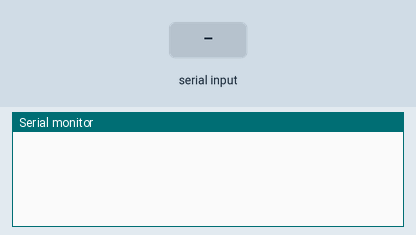
This sketch was run on a simulated Arduino Zero (SAMD21). Shown: the last lines printed to the serial monitor. The test bench sets the inputs (shaded band).

Above: at 1.2 s.
1.3 s: "W#\n" received over Serial
At 2.1 s:
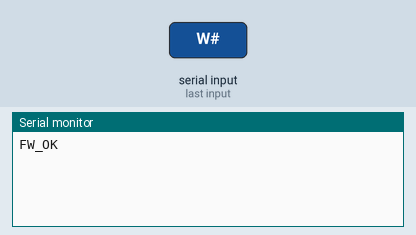
2.8 s: "WA\n" received over Serial
At 3.3 s:
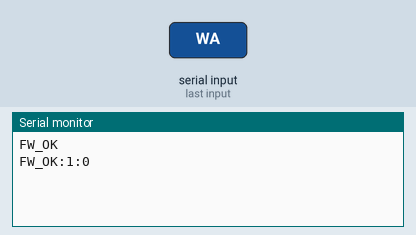
4.3 s: "WF\n" received over Serial
At 5.5 s:
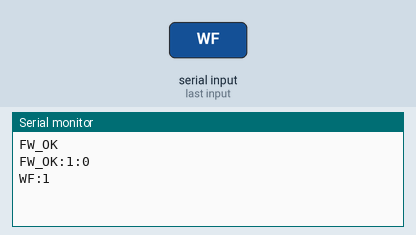
5.8 s: "WV\n" received over Serial
At 6.8 s:
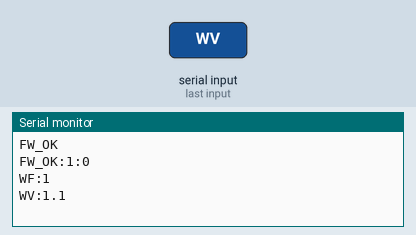
7.3 s: "WM:\n" received over Serial
At 7.9 s:
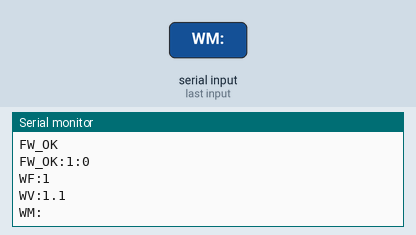
8.8 s: "WR\n" received over Serial
At 10.2 s:
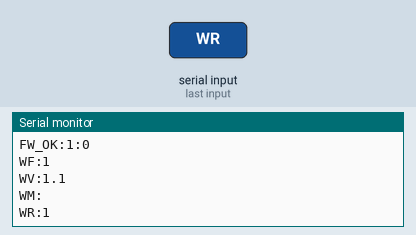

The sketch:

indigo_simulator.ino
```cpp
// (licence header left out)
#ifdef ARDUINO_SAM_DUE
#define Serial SerialUSB
#endif

int current_filter = 1;
int target_filter = 1;
int moving = 0;

void setup() {
  Serial.begin(9600);
  Serial.setTimeout(1000);
  while (!Serial)
    ;
}

void update_state() {
  static long unsigned last_millis = 0;
  long unsigned current_millis = millis();
  long unsigned lapse = current_millis - last_millis;
  if (moving == 1) {
    if (lapse < 1000)
      return;
    if (target_filter < current_filter) {
      current_filter--;
    } else if (target_filter > current_filter) {
      current_filter++;
    } else {
      moving = 0;
    }
  }
  last_millis = current_millis;
}


void loop() {
  update_state();
  String command = Serial.readStringUntil('\n');
  if (command.equals("W#")) {
    Serial.println("FW_OK");
  } else if (command.equals("WA")) {
    Serial.print("FW_OK:");
    Serial.print(current_filter);
    Serial.print(":");
    Serial.println(moving);
  } else if (command.equals("WF")) {
    Serial.print("WF:");
    Serial.println(moving == 0 ? current_filter : -1);
  } else if (command.equals("WV")) {
    Serial.println("WV:1.1");
  } else if (command.startsWith("WM:")) {
    target_filter = command.substring(3).toInt();
    moving = 1;
    Serial.println(command);
  } else if (command.equals("WR")) {
    Serial.print("WR:");
    Serial.println(moving);
  } else if (command.equals("WI")) {
    moving = 0;
    current_filter = 1;
    Serial.println("WI:1");
  } else if (command.equals("WQ")) {
  }
}
```

Measured:
- after the input at 1.3 s, the serial monitor: prints a new line at once (image 1)
- after the input at 2.8 s, the serial monitor: prints a new line at once (image 2)
- after the input at 4.3 s, the serial monitor: prints a new line at once (image 3)
- after the input at 5.8 s, the serial monitor: prints a new line at once (image 4)
- after the input at 7.3 s, the serial monitor: prints a new line at once (image 5)
- after the input at 8.8 s, the serial monitor: prints a new line at once (image 6)
